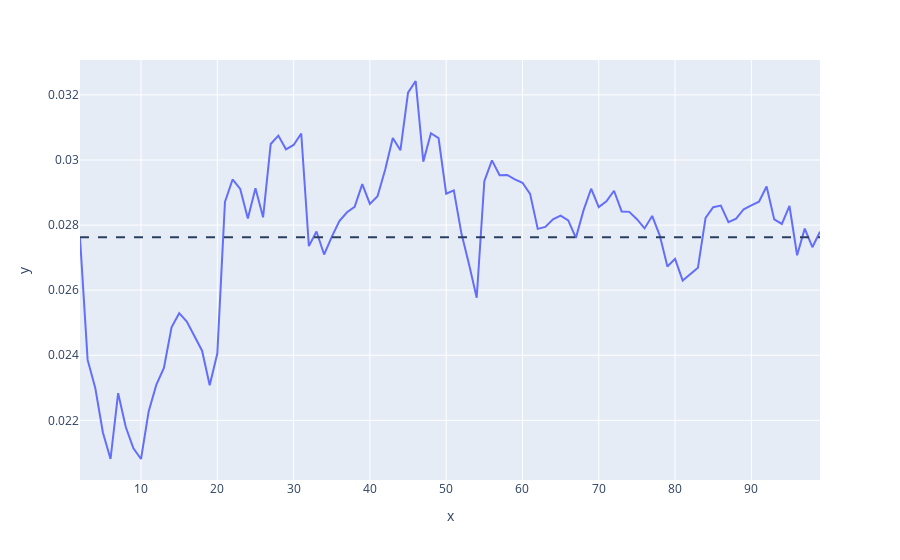

Source (notebook cell):
### Code cell
print(f"Best n clusters = {best_n_clusters['n']} with a silhouette score of {best_n_clusters['score']}")
fig = px.line(x=range(*k_range), y=silhouettes)

avg = sum(silhouettes) / len(silhouettes)
fig.add_hline(y=avg, line_dash='dash')

### Figure 1 — Plotly figure (JSON) as saved in the notebook; plotly's stock layout.template omitted (floating-point values rounded to 4 significant figures)
{"data": [{"hovertemplate": "x=%{x}<br>y=%{y}<extra></extra>", "legendgroup": "", "line": {"color": "#636efa", "dash": "solid"}, "marker": {"symbol": "circle"}, "mode": "lines", "name": "", "orientation": "v", "showlegend": false, "type": "scatter", "x": [2, 3, 4, 5, 6, 7, 8, 9, 10, 11, 12, 13, 14, 15, 16, 17, 18, 19, 20, 21, 22, 23, 24, 25, 26, 27, 28, 29, 30, 31, 32, 33, 34, 35, 36, 37, 38, 39, 40, 41, 42, 43, 44, 45, 46, 47, 48, 49, 50, 51, 52, 53, 54, 55, 56, 57, 58, 59, 60, 61, 62, 63, 64, 65, 66, 67, 68, 69, 70, 71, 72, 73, 74, 75, 76, 77, 78, 79, 80, 81, 82, 83, 84, 85, 86, 87, 88, 89, 90, 91, 92, 93, 94, 95, 96, 97, 98, 99], "xaxis": "x", "y": [0.02761, 0.02386, 0.023, 0.02163, 0.02081, 0.02283, 0.02179, 0.02114, 0.02081, 0.02227, 0.02309, 0.02361, 0.02486, 0.02529, 0.02504, 0.02459, 0.02414, 0.02308, 0.02405, 0.02871, 0.0294, 0.02911, 0.0282, 0.02913, 0.02824, 0.03049, 0.03075, 0.03033, 0.03046, 0.03081, 0.02735, 0.0278, 0.02709, 0.02764, 0.02812, 0.02839, 0.02856, 0.02926, 0.02865, 0.02888, 0.0297, 0.03067, 0.0303, 0.03207, 0.03243, 0.02995, 0.03082, 0.03067, 0.02896, 0.02906, 0.02774, 0.02679, 0.02577, 0.02935, 0.02999, 0.02953, 0.02954, 0.02941, 0.0293, 0.02896, 0.02788, 0.02794, 0.02818, 0.02829, 0.02814, 0.02761, 0.02845, 0.02912, 0.02855, 0.02873, 0.02905, 0.02842, 0.02841, 0.02818, 0.0279, 0.02828, 0.02768, 0.02673, 0.02696, 0.0263, 0.02648, 0.02669, 0.02822, 0.02855, 0.0286, 0.02809, 0.02819, 0.02849, 0.0286, 0.02872, 0.02919, 0.02818, 0.02803, 0.02859, 0.02707, 0.02789, 0.02732, 0.02779], "yaxis": "y"}], "layout": {"legend": {"tracegroupgap": 0}, "margin": {"t": 60}, "shapes": [{"line": {"dash": "dash"}, "type": "line", "x0": 0, "x1": 1, "xref": "x domain", "y0": 0.02763, "y1": 0.02763, "yref": "y"}], "xaxis": {"anchor": "y", "domain": [0, 1], "title": {"text": "x"}}, "yaxis": {"anchor": "x", "domain": [0, 1], "title": {"text": "y"}}}}
